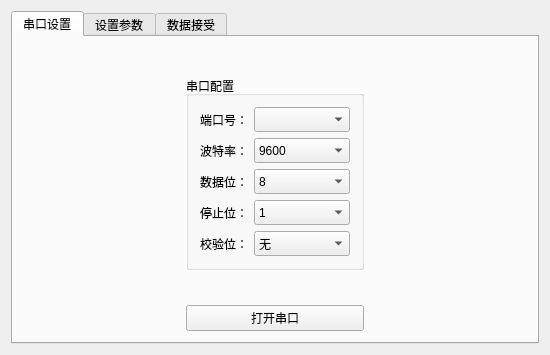
<?xml version="1.0" encoding="UTF-8"?>
<ui version="4.0">
 <class>DS_UpperClass</class>
 <widget class="QWidget" name="DS_UpperClass">
  <property name="geometry">
   <rect>
    <x>0</x>
    <y>0</y>
    <width>550</width>
    <height>355</height>
   </rect>
  </property>
  <property name="minimumSize">
   <size>
    <width>550</width>
    <height>350</height>
   </size>
  </property>
  <property name="maximumSize">
   <size>
    <width>600</width>
    <height>400</height>
   </size>
  </property>
  <property name="windowTitle">
   <string>DS_Upper</string>
  </property>
  <layout class="QGridLayout" name="gridLayout_13">
   <item row="1" column="0">
    <widget class="QTabWidget" name="tabWidget">
     <property name="mouseTracking">
      <bool>false</bool>
     </property>
     <property name="currentIndex">
      <number>0</number>
     </property>
     <property name="movable">
      <bool>false</bool>
     </property>
     <widget class="QWidget" name="tab_2">
      <attribute name="title">
       <string>串口设置</string>
      </attribute>
      <layout class="QGridLayout" name="gridLayout_6">
       <item row="1" column="1">
        <widget class="QGroupBox" name="groupBox_5">
         <property name="title">
          <string>串口配置</string>
         </property>
         <layout class="QFormLayout" name="formLayout">
          <item row="0" column="0">
           <widget class="QLabel" name="label_9">
            <property name="text">
             <string>端口号：</string>
            </property>
           </widget>
          </item>
          <item row="0" column="1">
           <widget class="QComboBox" name="port_comboBox">
            <property name="minimumSize">
             <size>
              <width>75</width>
              <height>25</height>
             </size>
            </property>
           </widget>
          </item>
          <item row="1" column="0">
           <widget class="QLabel" name="label_10">
            <property name="text">
             <string>波特率：</string>
            </property>
           </widget>
          </item>
          <item row="1" column="1">
           <widget class="QComboBox" name="BaudRate_comboBox">
            <property name="minimumSize">
             <size>
              <width>75</width>
              <height>25</height>
             </size>
            </property>
            <property name="currentIndex">
             <number>3</number>
            </property>
            <item>
             <property name="text">
              <string>1200</string>
             </property>
            </item>
            <item>
             <property name="text">
              <string>2400</string>
             </property>
            </item>
            <item>
             <property name="text">
              <string>4800</string>
             </property>
            </item>
            <item>
             <property name="text">
              <string>9600</string>
             </property>
            </item>
            <item>
             <property name="text">
              <string>19200</string>
             </property>
            </item>
            <item>
             <property name="text">
              <string>38400</string>
             </property>
            </item>
            <item>
             <property name="text">
              <string>57600</string>
             </property>
            </item>
            <item>
             <property name="text">
              <string>115200</string>
             </property>
            </item>
           </widget>
          </item>
          <item row="2" column="0">
           <widget class="QLabel" name="label_13">
            <property name="text">
             <string>数据位：</string>
            </property>
           </widget>
          </item>
          <item row="2" column="1">
           <widget class="QComboBox" name="data_comboBox">
            <property name="minimumSize">
             <size>
              <width>75</width>
              <height>25</height>
             </size>
            </property>
            <property name="currentIndex">
             <number>3</number>
            </property>
            <item>
             <property name="text">
              <string>5</string>
             </property>
            </item>
            <item>
             <property name="text">
              <string>6</string>
             </property>
            </item>
            <item>
             <property name="text">
              <string>7</string>
             </property>
            </item>
            <item>
             <property name="text">
              <string>8</string>
             </property>
            </item>
           </widget>
          </item>
          <item row="3" column="0">
           <widget class="QLabel" name="label_14">
            <property name="text">
             <string>停止位：</string>
            </property>
           </widget>
          </item>
          <item row="3" column="1">
           <widget class="QComboBox" name="stop_comboBox">
            <property name="minimumSize">
             <size>
              <width>75</width>
              <height>25</height>
             </size>
            </property>
            <item>
             <property name="text">
              <string>1</string>
             </property>
            </item>
            <item>
             <property name="text">
              <string>1.5</string>
             </property>
            </item>
            <item>
             <property name="text">
              <string>2</string>
             </property>
            </item>
           </widget>
          </item>
          <item row="4" column="0">
           <widget class="QLabel" name="label_8">
            <property name="text">
             <string>校验位：</string>
            </property>
           </widget>
          </item>
          <item row="4" column="1">
           <widget class="QComboBox" name="verify_comboBox">
            <property name="minimumSize">
             <size>
              <width>75</width>
              <height>25</height>
             </size>
            </property>
            <property name="maximumSize">
             <size>
              <width>16777215</width>
              <height>16777215</height>
             </size>
            </property>
            <item>
             <property name="text">
              <string>无</string>
             </property>
            </item>
            <item>
             <property name="text">
              <string>奇校验</string>
             </property>
            </item>
            <item>
             <property name="text">
              <string>偶校验</string>
             </property>
            </item>
            <item>
             <property name="text">
              <string>MarkParity</string>
             </property>
            </item>
            <item>
             <property name="text">
              <string>SpaceParity</string>
             </property>
            </item>
           </widget>
          </item>
         </layout>
        </widget>
       </item>
       <item row="1" column="0">
        <spacer name="horizontalSpacer_5">
         <property name="orientation">
          <enum>Qt::Horizontal</enum>
         </property>
         <property name="sizeHint" stdset="0">
          <size>
           <width>40</width>
           <height>20</height>
          </size>
         </property>
        </spacer>
       </item>
       <item row="3" column="2">
        <spacer name="horizontalSpacer_8">
         <property name="orientation">
          <enum>Qt::Horizontal</enum>
         </property>
         <property name="sizeHint" stdset="0">
          <size>
           <width>40</width>
           <height>20</height>
          </size>
         </property>
        </spacer>
       </item>
       <item row="1" column="2">
        <spacer name="horizontalSpacer_6">
         <property name="orientation">
          <enum>Qt::Horizontal</enum>
         </property>
         <property name="sizeHint" stdset="0">
          <size>
           <width>40</width>
           <height>20</height>
          </size>
         </property>
        </spacer>
       </item>
       <item row="3" column="0">
        <spacer name="horizontalSpacer_7">
         <property name="orientation">
          <enum>Qt::Horizontal</enum>
         </property>
         <property name="sizeHint" stdset="0">
          <size>
           <width>40</width>
           <height>20</height>
          </size>
         </property>
        </spacer>
       </item>
       <item row="3" column="1">
        <widget class="QPushButton" name="open_close_Button">
         <property name="text">
          <string>打开串口</string>
         </property>
        </widget>
       </item>
       <item row="2" column="1">
        <spacer name="verticalSpacer">
         <property name="orientation">
          <enum>Qt::Vertical</enum>
         </property>
         <property name="sizeHint" stdset="0">
          <size>
           <width>20</width>
           <height>40</height>
          </size>
         </property>
        </spacer>
       </item>
       <item row="0" column="1">
        <spacer name="verticalSpacer_12">
         <property name="orientation">
          <enum>Qt::Vertical</enum>
         </property>
         <property name="sizeHint" stdset="0">
          <size>
           <width>20</width>
           <height>40</height>
          </size>
         </property>
        </spacer>
       </item>
      </layout>
     </widget>
     <widget class="QWidget" name="send_2">
      <attribute name="title">
       <string>设置参数</string>
      </attribute>
      <layout class="QGridLayout" name="gridLayout_7">
       <item row="2" column="0" rowspan="2">
        <widget class="QGroupBox" name="groupBox_7">
         <property name="title">
          <string>public</string>
         </property>
         <layout class="QGridLayout" name="gridLayout_9">
          <item row="0" column="1">
           <spacer name="horizontalSpacer_11">
            <property name="orientation">
             <enum>Qt::Horizontal</enum>
            </property>
            <property name="sizeHint" stdset="0">
             <size>
              <width>40</width>
              <height>20</height>
             </size>
            </property>
           </spacer>
          </item>
          <item row="0" column="0">
           <widget class="QLabel" name="label_20">
            <property name="text">
             <string>测试组数：</string>
            </property>
           </widget>
          </item>
          <item row="1" column="1">
           <spacer name="horizontalSpacer_21">
            <property name="orientation">
             <enum>Qt::Horizontal</enum>
            </property>
            <property name="sizeHint" stdset="0">
             <size>
              <width>40</width>
              <height>20</height>
             </size>
            </property>
           </spacer>
          </item>
          <item row="1" column="2">
           <widget class="QDoubleSpinBox" name="time_set_box">
            <property name="frame">
             <bool>true</bool>
            </property>
           </widget>
          </item>
          <item row="1" column="0">
           <widget class="QLabel" name="label_21">
            <property name="text">
             <string>测试时间（s）：</string>
            </property>
           </widget>
          </item>
          <item row="0" column="2">
           <widget class="QComboBox" name="measure_groupNum">
            <item>
             <property name="text">
              <string>1</string>
             </property>
            </item>
            <item>
             <property name="text">
              <string>2</string>
             </property>
            </item>
            <item>
             <property name="text">
              <string>3</string>
             </property>
            </item>
            <item>
             <property name="text">
              <string>4</string>
             </property>
            </item>
           </widget>
          </item>
          <item row="2" column="0">
           <widget class="QLabel" name="label_22">
            <property name="text">
             <string>循环次数：</string>
            </property>
           </widget>
          </item>
          <item row="2" column="2">
           <widget class="QSpinBox" name="cycle_index_box">
            <property name="tabletTracking">
             <bool>false</bool>
            </property>
            <property name="focusPolicy">
             <enum>Qt::WheelFocus</enum>
            </property>
            <property name="wrapping">
             <bool>false</bool>
            </property>
            <property name="showGroupSeparator" stdset="0">
             <bool>false</bool>
            </property>
           </widget>
          </item>
          <item row="2" column="1">
           <spacer name="horizontalSpacer_22">
            <property name="orientation">
             <enum>Qt::Horizontal</enum>
            </property>
            <property name="sizeHint" stdset="0">
             <size>
              <width>40</width>
              <height>20</height>
             </size>
            </property>
           </spacer>
          </item>
         </layout>
        </widget>
       </item>
       <item row="2" column="1">
        <widget class="QGroupBox" name="groupBox_8">
         <property name="title">
          <string>group-1</string>
         </property>
         <layout class="QGridLayout" name="gridLayout_10">
          <item row="0" column="0">
           <widget class="QLabel" name="label_23">
            <property name="text">
             <string>输出电压-1</string>
            </property>
           </widget>
          </item>
          <item row="4" column="0">
           <widget class="QLabel" name="label_24">
            <property name="text">
             <string>负载模式-1</string>
            </property>
           </widget>
          </item>
          <item row="4" column="1">
           <spacer name="horizontalSpacer_23">
            <property name="orientation">
             <enum>Qt::Horizontal</enum>
            </property>
            <property name="sizeHint" stdset="0">
             <size>
              <width>157</width>
              <height>20</height>
             </size>
            </property>
           </spacer>
          </item>
          <item row="0" column="1">
           <spacer name="horizontalSpacer_24">
            <property name="orientation">
             <enum>Qt::Horizontal</enum>
            </property>
            <property name="sizeHint" stdset="0">
             <size>
              <width>157</width>
              <height>20</height>
             </size>
            </property>
           </spacer>
          </item>
          <item row="4" column="2">
           <widget class="QComboBox" name="load_pattern_box1">
            <item>
             <property name="text">
              <string>恒压</string>
             </property>
            </item>
            <item>
             <property name="text">
              <string>恒流</string>
             </property>
            </item>
            <item>
             <property name="text">
              <string>恒电阻</string>
             </property>
            </item>
           </widget>
          </item>
          <item row="0" column="2">
           <widget class="QDoubleSpinBox" name="output_voltage_box1"/>
          </item>
         </layout>
        </widget>
       </item>
       <item row="2" column="2">
        <widget class="QGroupBox" name="groupBox_6">
         <property name="title">
          <string>group-2</string>
         </property>
         <layout class="QGridLayout" name="gridLayout_8">
          <item row="0" column="0">
           <widget class="QLabel" name="label_17">
            <property name="text">
             <string>输出电压-2</string>
            </property>
           </widget>
          </item>
          <item row="4" column="0">
           <widget class="QLabel" name="label_18">
            <property name="text">
             <string>负载模式-2</string>
            </property>
           </widget>
          </item>
          <item row="4" column="1">
           <spacer name="horizontalSpacer_16">
            <property name="orientation">
             <enum>Qt::Horizontal</enum>
            </property>
            <property name="sizeHint" stdset="0">
             <size>
              <width>157</width>
              <height>20</height>
             </size>
            </property>
           </spacer>
          </item>
          <item row="0" column="1">
           <spacer name="horizontalSpacer_20">
            <property name="orientation">
             <enum>Qt::Horizontal</enum>
            </property>
            <property name="sizeHint" stdset="0">
             <size>
              <width>157</width>
              <height>20</height>
             </size>
            </property>
           </spacer>
          </item>
          <item row="4" column="2">
           <widget class="QComboBox" name="load_pattern_box2">
            <item>
             <property name="text">
              <string>恒压</string>
             </property>
            </item>
            <item>
             <property name="text">
              <string>恒流</string>
             </property>
            </item>
            <item>
             <property name="text">
              <string>恒电阻</string>
             </property>
            </item>
           </widget>
          </item>
          <item row="0" column="2">
           <widget class="QDoubleSpinBox" name="output_voltage_box2"/>
          </item>
         </layout>
        </widget>
       </item>
       <item row="3" column="2">
        <widget class="QGroupBox" name="groupBox_10">
         <property name="title">
          <string>group-4</string>
         </property>
         <layout class="QGridLayout" name="gridLayout_12">
          <item row="0" column="0">
           <widget class="QLabel" name="label_27">
            <property name="text">
             <string>输出电压-4</string>
            </property>
           </widget>
          </item>
          <item row="4" column="0">
           <widget class="QLabel" name="label_28">
            <property name="text">
             <string>负载模式-4</string>
            </property>
           </widget>
          </item>
          <item row="4" column="1">
           <spacer name="horizontalSpacer_29">
            <property name="orientation">
             <enum>Qt::Horizontal</enum>
            </property>
            <property name="sizeHint" stdset="0">
             <size>
              <width>157</width>
              <height>20</height>
             </size>
            </property>
           </spacer>
          </item>
          <item row="0" column="1">
           <spacer name="horizontalSpacer_30">
            <property name="orientation">
             <enum>Qt::Horizontal</enum>
            </property>
            <property name="sizeHint" stdset="0">
             <size>
              <width>157</width>
              <height>20</height>
             </size>
            </property>
           </spacer>
          </item>
          <item row="4" column="2">
           <widget class="QComboBox" name="load_pattern_box4">
            <item>
             <property name="text">
              <string>恒压</string>
             </property>
            </item>
            <item>
             <property name="text">
              <string>恒流</string>
             </property>
            </item>
            <item>
             <property name="text">
              <string>恒电阻</string>
             </property>
            </item>
           </widget>
          </item>
          <item row="0" column="2">
           <widget class="QDoubleSpinBox" name="output_voltage_box4"/>
          </item>
         </layout>
        </widget>
       </item>
       <item row="3" column="1">
        <widget class="QGroupBox" name="groupBox_9">
         <property name="title">
          <string>group-3</string>
         </property>
         <layout class="QGridLayout" name="gridLayout_11">
          <item row="0" column="0">
           <widget class="QLabel" name="label_25">
            <property name="text">
             <string>输出电压-3</string>
            </property>
           </widget>
          </item>
          <item row="4" column="0">
           <widget class="QLabel" name="label_26">
            <property name="text">
             <string>负载模式-3</string>
            </property>
           </widget>
          </item>
          <item row="4" column="1">
           <spacer name="horizontalSpacer_27">
            <property name="orientation">
             <enum>Qt::Horizontal</enum>
            </property>
            <property name="sizeHint" stdset="0">
             <size>
              <width>157</width>
              <height>20</height>
             </size>
            </property>
           </spacer>
          </item>
          <item row="0" column="1">
           <spacer name="horizontalSpacer_28">
            <property name="orientation">
             <enum>Qt::Horizontal</enum>
            </property>
            <property name="sizeHint" stdset="0">
             <size>
              <width>157</width>
              <height>20</height>
             </size>
            </property>
           </spacer>
          </item>
          <item row="4" column="2">
           <widget class="QComboBox" name="load_pattern_box3">
            <item>
             <property name="text">
              <string>恒压</string>
             </property>
            </item>
            <item>
             <property name="text">
              <string>恒流</string>
             </property>
            </item>
            <item>
             <property name="text">
              <string>恒电阻</string>
             </property>
            </item>
           </widget>
          </item>
          <item row="0" column="2">
           <widget class="QDoubleSpinBox" name="output_voltage_box3"/>
          </item>
         </layout>
        </widget>
       </item>
       <item row="1" column="1">
        <spacer name="verticalSpacer_4">
         <property name="orientation">
          <enum>Qt::Vertical</enum>
         </property>
         <property name="sizeHint" stdset="0">
          <size>
           <width>20</width>
           <height>40</height>
          </size>
         </property>
        </spacer>
       </item>
       <item row="0" column="1">
        <widget class="QLabel" name="label_19">
         <property name="text">
          <string>老化参数设置</string>
         </property>
         <property name="alignment">
          <set>Qt::AlignCenter</set>
         </property>
        </widget>
       </item>
       <item row="5" column="1">
        <widget class="QPushButton" name="send_data_button">
         <property name="text">
          <string>数据发送</string>
         </property>
        </widget>
       </item>
       <item row="5" column="2">
        <spacer name="horizontalSpacer_32">
         <property name="orientation">
          <enum>Qt::Horizontal</enum>
         </property>
         <property name="sizeHint" stdset="0">
          <size>
           <width>40</width>
           <height>20</height>
          </size>
         </property>
        </spacer>
       </item>
       <item row="5" column="0">
        <spacer name="horizontalSpacer_31">
         <property name="orientation">
          <enum>Qt::Horizontal</enum>
         </property>
         <property name="sizeHint" stdset="0">
          <size>
           <width>40</width>
           <height>20</height>
          </size>
         </property>
        </spacer>
       </item>
       <item row="0" column="2">
        <spacer name="horizontalSpacer_25">
         <property name="orientation">
          <enum>Qt::Horizontal</enum>
         </property>
         <property name="sizeHint" stdset="0">
          <size>
           <width>40</width>
           <height>20</height>
          </size>
         </property>
        </spacer>
       </item>
       <item row="4" column="1">
        <spacer name="verticalSpacer_3">
         <property name="orientation">
          <enum>Qt::Vertical</enum>
         </property>
         <property name="sizeHint" stdset="0">
          <size>
           <width>20</width>
           <height>40</height>
          </size>
         </property>
        </spacer>
       </item>
       <item row="0" column="0">
        <spacer name="horizontalSpacer_26">
         <property name="orientation">
          <enum>Qt::Horizontal</enum>
         </property>
         <property name="sizeHint" stdset="0">
          <size>
           <width>40</width>
           <height>20</height>
          </size>
         </property>
        </spacer>
       </item>
      </layout>
     </widget>
     <widget class="QWidget" name="recevie_2">
      <attribute name="title">
       <string>数据接受</string>
      </attribute>
      <layout class="QGridLayout" name="gridLayout_2">
       <item row="1" column="0">
        <widget class="QGroupBox" name="groupBox">
         <property name="minimumSize">
          <size>
           <width>130</width>
           <height>180</height>
          </size>
         </property>
         <property name="maximumSize">
          <size>
           <width>130</width>
           <height>180</height>
          </size>
         </property>
         <property name="title">
          <string>Group1</string>
         </property>
         <layout class="QGridLayout" name="gridLayout">
          <item row="0" column="0">
           <widget class="QLabel" name="load_voltage_lable1">
            <property name="minimumSize">
             <size>
              <width>110</width>
              <height>40</height>
             </size>
            </property>
            <property name="maximumSize">
             <size>
              <width>110</width>
              <height>40</height>
             </size>
            </property>
            <property name="font">
             <font>
              <family>Microsoft YaHei UI</family>
              <pointsize>20</pointsize>
              <weight>75</weight>
              <bold>true</bold>
             </font>
            </property>
            <property name="frameShape">
             <enum>QFrame::NoFrame</enum>
            </property>
            <property name="frameShadow">
             <enum>QFrame::Plain</enum>
            </property>
            <property name="text">
             <string>0.00</string>
            </property>
            <property name="alignment">
             <set>Qt::AlignCenter</set>
            </property>
           </widget>
          </item>
          <item row="3" column="0">
           <widget class="QLabel" name="label_37">
            <property name="minimumSize">
             <size>
              <width>110</width>
              <height>0</height>
             </size>
            </property>
            <property name="maximumSize">
             <size>
              <width>150</width>
              <height>16777215</height>
             </size>
            </property>
            <property name="font">
             <font>
              <family>Microsoft YaHei UI</family>
              <pointsize>9</pointsize>
             </font>
            </property>
            <property name="text">
             <string>负载电流</string>
            </property>
            <property name="alignment">
             <set>Qt::AlignCenter</set>
            </property>
           </widget>
          </item>
          <item row="2" column="0">
           <widget class="QLabel" name="load_electricity_lable1">
            <property name="minimumSize">
             <size>
              <width>110</width>
              <height>40</height>
             </size>
            </property>
            <property name="maximumSize">
             <size>
              <width>110</width>
              <height>40</height>
             </size>
            </property>
            <property name="font">
             <font>
              <family>Microsoft YaHei UI</family>
              <pointsize>20</pointsize>
              <weight>75</weight>
              <bold>true</bold>
             </font>
            </property>
            <property name="text">
             <string>0.00</string>
            </property>
            <property name="alignment">
             <set>Qt::AlignCenter</set>
            </property>
           </widget>
          </item>
          <item row="1" column="0">
           <widget class="QLabel" name="label_29">
            <property name="minimumSize">
             <size>
              <width>110</width>
              <height>0</height>
             </size>
            </property>
            <property name="maximumSize">
             <size>
              <width>110</width>
              <height>16777215</height>
             </size>
            </property>
            <property name="font">
             <font>
              <family>Microsoft YaHei UI</family>
              <pointsize>9</pointsize>
             </font>
            </property>
            <property name="text">
             <string>负载电压</string>
            </property>
            <property name="alignment">
             <set>Qt::AlignCenter</set>
            </property>
           </widget>
          </item>
         </layout>
        </widget>
       </item>
       <item row="1" column="1">
        <widget class="QGroupBox" name="groupBox_2">
         <property name="minimumSize">
          <size>
           <width>130</width>
           <height>180</height>
          </size>
         </property>
         <property name="maximumSize">
          <size>
           <width>130</width>
           <height>180</height>
          </size>
         </property>
         <property name="title">
          <string>Group2</string>
         </property>
         <layout class="QGridLayout" name="gridLayout_3">
          <item row="0" column="0">
           <widget class="QLabel" name="load_voltage_lable2">
            <property name="minimumSize">
             <size>
              <width>110</width>
              <height>40</height>
             </size>
            </property>
            <property name="maximumSize">
             <size>
              <width>110</width>
              <height>40</height>
             </size>
            </property>
            <property name="font">
             <font>
              <family>Microsoft YaHei UI</family>
              <pointsize>20</pointsize>
              <weight>75</weight>
              <bold>true</bold>
             </font>
            </property>
            <property name="text">
             <string>0.00</string>
            </property>
            <property name="alignment">
             <set>Qt::AlignCenter</set>
            </property>
           </widget>
          </item>
          <item row="3" column="0">
           <widget class="QLabel" name="label_38">
            <property name="minimumSize">
             <size>
              <width>110</width>
              <height>0</height>
             </size>
            </property>
            <property name="maximumSize">
             <size>
              <width>150</width>
              <height>16777215</height>
             </size>
            </property>
            <property name="font">
             <font>
              <family>Microsoft YaHei UI</family>
              <pointsize>9</pointsize>
             </font>
            </property>
            <property name="text">
             <string>负载电流</string>
            </property>
            <property name="alignment">
             <set>Qt::AlignCenter</set>
            </property>
           </widget>
          </item>
          <item row="2" column="0">
           <widget class="QLabel" name="load_electricity_lable2">
            <property name="minimumSize">
             <size>
              <width>110</width>
              <height>40</height>
             </size>
            </property>
            <property name="maximumSize">
             <size>
              <width>110</width>
              <height>40</height>
             </size>
            </property>
            <property name="font">
             <font>
              <family>Microsoft YaHei UI</family>
              <pointsize>20</pointsize>
              <weight>75</weight>
              <bold>true</bold>
             </font>
            </property>
            <property name="text">
             <string>0.00</string>
            </property>
            <property name="alignment">
             <set>Qt::AlignCenter</set>
            </property>
           </widget>
          </item>
          <item row="1" column="0">
           <widget class="QLabel" name="label_30">
            <property name="minimumSize">
             <size>
              <width>110</width>
              <height>0</height>
             </size>
            </property>
            <property name="maximumSize">
             <size>
              <width>110</width>
              <height>16777215</height>
             </size>
            </property>
            <property name="font">
             <font>
              <family>Microsoft YaHei UI</family>
              <pointsize>9</pointsize>
             </font>
            </property>
            <property name="text">
             <string>负载电压</string>
            </property>
            <property name="alignment">
             <set>Qt::AlignCenter</set>
            </property>
           </widget>
          </item>
         </layout>
        </widget>
       </item>
       <item row="1" column="2">
        <widget class="QGroupBox" name="groupBox_3">
         <property name="minimumSize">
          <size>
           <width>130</width>
           <height>180</height>
          </size>
         </property>
         <property name="maximumSize">
          <size>
           <width>130</width>
           <height>180</height>
          </size>
         </property>
         <property name="title">
          <string>Group3</string>
         </property>
         <layout class="QGridLayout" name="gridLayout_4">
          <item row="0" column="0">
           <widget class="QLabel" name="load_voltage_lable3">
            <property name="minimumSize">
             <size>
              <width>110</width>
              <height>40</height>
             </size>
            </property>
            <property name="maximumSize">
             <size>
              <width>110</width>
              <height>40</height>
             </size>
            </property>
            <property name="font">
             <font>
              <family>Microsoft YaHei UI</family>
              <pointsize>20</pointsize>
              <weight>75</weight>
              <bold>true</bold>
             </font>
            </property>
            <property name="text">
             <string>0.00</string>
            </property>
            <property name="alignment">
             <set>Qt::AlignCenter</set>
            </property>
           </widget>
          </item>
          <item row="3" column="0">
           <widget class="QLabel" name="label_39">
            <property name="minimumSize">
             <size>
              <width>110</width>
              <height>0</height>
             </size>
            </property>
            <property name="maximumSize">
             <size>
              <width>150</width>
              <height>16777215</height>
             </size>
            </property>
            <property name="font">
             <font>
              <family>Microsoft YaHei UI</family>
              <pointsize>9</pointsize>
             </font>
            </property>
            <property name="text">
             <string>负载电流</string>
            </property>
            <property name="alignment">
             <set>Qt::AlignCenter</set>
            </property>
           </widget>
          </item>
          <item row="2" column="0">
           <widget class="QLabel" name="load_electricity_lable3">
            <property name="minimumSize">
             <size>
              <width>110</width>
              <height>40</height>
             </size>
            </property>
            <property name="maximumSize">
             <size>
              <width>110</width>
              <height>40</height>
             </size>
            </property>
            <property name="font">
             <font>
              <family>Microsoft YaHei UI</family>
              <pointsize>20</pointsize>
              <weight>75</weight>
              <bold>true</bold>
             </font>
            </property>
            <property name="text">
             <string>0.00</string>
            </property>
            <property name="alignment">
             <set>Qt::AlignCenter</set>
            </property>
           </widget>
          </item>
          <item row="1" column="0">
           <widget class="QLabel" name="label_31">
            <property name="minimumSize">
             <size>
              <width>110</width>
              <height>0</height>
             </size>
            </property>
            <property name="maximumSize">
             <size>
              <width>110</width>
              <height>16777215</height>
             </size>
            </property>
            <property name="font">
             <font>
              <family>Microsoft YaHei UI</family>
              <pointsize>9</pointsize>
             </font>
            </property>
            <property name="text">
             <string>负载电压</string>
            </property>
            <property name="alignment">
             <set>Qt::AlignCenter</set>
            </property>
           </widget>
          </item>
         </layout>
        </widget>
       </item>
       <item row="1" column="3">
        <widget class="QGroupBox" name="groupBox_4">
         <property name="minimumSize">
          <size>
           <width>130</width>
           <height>180</height>
          </size>
         </property>
         <property name="maximumSize">
          <size>
           <width>130</width>
           <height>180</height>
          </size>
         </property>
         <property name="title">
          <string>Group4</string>
         </property>
         <layout class="QGridLayout" name="gridLayout_5">
          <item row="0" column="0">
           <widget class="QLabel" name="load_voltage_lable4">
            <property name="minimumSize">
             <size>
              <width>110</width>
              <height>40</height>
             </size>
            </property>
            <property name="maximumSize">
             <size>
              <width>110</width>
              <height>40</height>
             </size>
            </property>
            <property name="font">
             <font>
              <family>Microsoft YaHei UI</family>
              <pointsize>20</pointsize>
              <weight>75</weight>
              <bold>true</bold>
             </font>
            </property>
            <property name="text">
             <string>0.00</string>
            </property>
            <property name="alignment">
             <set>Qt::AlignCenter</set>
            </property>
           </widget>
          </item>
          <item row="3" column="0">
           <widget class="QLabel" name="label_40">
            <property name="minimumSize">
             <size>
              <width>110</width>
              <height>0</height>
             </size>
            </property>
            <property name="maximumSize">
             <size>
              <width>150</width>
              <height>16777215</height>
             </size>
            </property>
            <property name="font">
             <font>
              <family>Microsoft YaHei UI</family>
              <pointsize>9</pointsize>
             </font>
            </property>
            <property name="text">
             <string>负载电流</string>
            </property>
            <property name="alignment">
             <set>Qt::AlignCenter</set>
            </property>
           </widget>
          </item>
          <item row="2" column="0">
           <widget class="QLabel" name="load_electricity_lable4">
            <property name="minimumSize">
             <size>
              <width>110</width>
              <height>40</height>
             </size>
            </property>
            <property name="maximumSize">
             <size>
              <width>110</width>
              <height>40</height>
             </size>
            </property>
            <property name="font">
             <font>
              <family>Microsoft YaHei UI</family>
              <pointsize>20</pointsize>
              <weight>75</weight>
              <bold>true</bold>
             </font>
            </property>
            <property name="text">
             <string>0.00</string>
            </property>
            <property name="alignment">
             <set>Qt::AlignCenter</set>
            </property>
           </widget>
          </item>
          <item row="1" column="0">
           <widget class="QLabel" name="label_32">
            <property name="minimumSize">
             <size>
              <width>110</width>
              <height>0</height>
             </size>
            </property>
            <property name="maximumSize">
             <size>
              <width>110</width>
              <height>16777215</height>
             </size>
            </property>
            <property name="font">
             <font>
              <family>Microsoft YaHei UI</family>
              <pointsize>9</pointsize>
             </font>
            </property>
            <property name="text">
             <string>负载电压</string>
            </property>
            <property name="alignment">
             <set>Qt::AlignCenter</set>
            </property>
           </widget>
          </item>
         </layout>
        </widget>
       </item>
       <item row="0" column="0">
        <spacer name="verticalSpacer_2">
         <property name="orientation">
          <enum>Qt::Vertical</enum>
         </property>
         <property name="sizeHint" stdset="0">
          <size>
           <width>20</width>
           <height>40</height>
          </size>
         </property>
        </spacer>
       </item>
       <item row="2" column="0">
        <spacer name="verticalSpacer_5">
         <property name="orientation">
          <enum>Qt::Vertical</enum>
         </property>
         <property name="sizeHint" stdset="0">
          <size>
           <width>20</width>
           <height>40</height>
          </size>
         </property>
        </spacer>
       </item>
       <item row="0" column="1">
        <spacer name="verticalSpacer_6">
         <property name="orientation">
          <enum>Qt::Vertical</enum>
         </property>
         <property name="sizeHint" stdset="0">
          <size>
           <width>20</width>
           <height>40</height>
          </size>
         </property>
        </spacer>
       </item>
       <item row="2" column="1">
        <spacer name="verticalSpacer_7">
         <property name="orientation">
          <enum>Qt::Vertical</enum>
         </property>
         <property name="sizeHint" stdset="0">
          <size>
           <width>20</width>
           <height>40</height>
          </size>
         </property>
        </spacer>
       </item>
       <item row="0" column="2">
        <spacer name="verticalSpacer_8">
         <property name="orientation">
          <enum>Qt::Vertical</enum>
         </property>
         <property name="sizeHint" stdset="0">
          <size>
           <width>20</width>
           <height>40</height>
          </size>
         </property>
        </spacer>
       </item>
       <item row="2" column="2">
        <spacer name="verticalSpacer_9">
         <property name="orientation">
          <enum>Qt::Vertical</enum>
         </property>
         <property name="sizeHint" stdset="0">
          <size>
           <width>20</width>
           <height>40</height>
          </size>
         </property>
        </spacer>
       </item>
       <item row="0" column="3">
        <spacer name="verticalSpacer_10">
         <property name="orientation">
          <enum>Qt::Vertical</enum>
         </property>
         <property name="sizeHint" stdset="0">
          <size>
           <width>20</width>
           <height>40</height>
          </size>
         </property>
        </spacer>
       </item>
       <item row="2" column="3">
        <spacer name="verticalSpacer_11">
         <property name="orientation">
          <enum>Qt::Vertical</enum>
         </property>
         <property name="sizeHint" stdset="0">
          <size>
           <width>20</width>
           <height>40</height>
          </size>
         </property>
        </spacer>
       </item>
      </layout>
     </widget>
    </widget>
   </item>
  </layout>
 </widget>
 <layoutdefault spacing="6" margin="11"/>
 <resources>
  <include location="DS_Upper.qrc"/>
 </resources>
 <connections>
  <connection>
   <sender>open_close_Button</sender>
   <signal>clicked()</signal>
   <receiver>DS_UpperClass</receiver>
   <slot>Open_close_Button_Clicked()</slot>
   <hints>
    <hint type="sourcelabel">
     <x>260</x>
     <y>319</y>
    </hint>
    <hint type="destinationlabel">
     <x>299</x>
     <y>348</y>
    </hint>
   </hints>
  </connection>
  <connection>
   <sender>send_data_button</sender>
   <signal>clicked()</signal>
   <receiver>DS_UpperClass</receiver>
   <slot>send_data_button_clicked()</slot>
   <hints>
    <hint type="sourcelabel">
     <x>260</x>
     <y>326</y>
    </hint>
    <hint type="destinationlabel">
     <x>258</x>
     <y>357</y>
    </hint>
   </hints>
  </connection>
 </connections>
 <slots>
  <slot>Open_close_Button_Clicked()</slot>
  <slot>send_data_button_clicked()</slot>
 </slots>
</ui>
